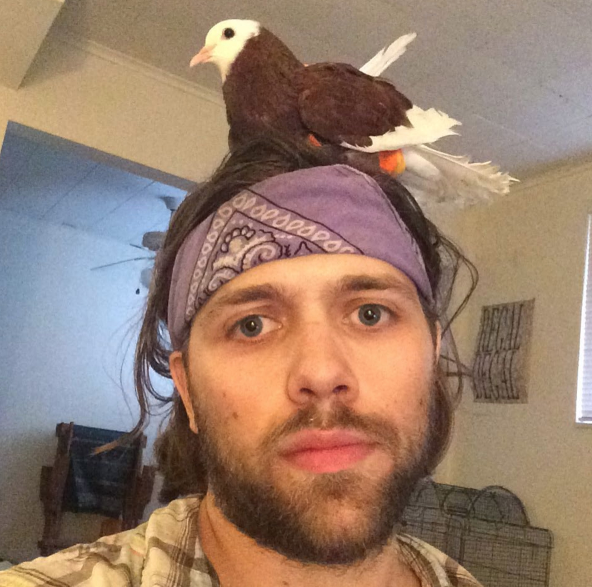
#> input picture ImageAnalysis/Ch1/regs.jpg, 1184 x 1174 px (shown at 1/2 size)
$ python me_bw.py   (older library calls are emulated)
#> lines starting #> are read from the running program, lines starting #| are printed output that depends on the picture
import numpy as np
import scipy.ndimage as ndimage
import scipy.misc as misc
import matplotlib.pyplot as plt
import matplotlib.cm as cm
from scipy.ndimage import filters
import matplotlib.gridspec as gridspec

im = ndimage.imread('regs.jpg', flatten = False)
#> im is the input picture: shape (1174, 1184, 3); mean R, G, B 150.8, 124.4, 107.4
#im = ndimage.interpolation.rotate(im, 270)

imx = np.zeros(im.shape,dtype=np.float64)
filters.sobel(im,1,imx)

imy = np.zeros(im.shape,dtype=np.float64)
filters.sobel(im,0,imy)


magnitude=np.sqrt(imx**2+imy**2)

plt.figure(figsize = (4,4))
gs1 = gridspec.GridSpec(4, 4)
gs1.update(wspace=0.0025, hspace=0.0025)

for i in range(16):
    ax1 = plt.subplot(gs1[i])
    plt.axis('off')
    ax1.set_aspect('equal')

    if i == 0:
        im_plt = ndimage.gaussian_filter(im, sigma = (0, 0, 0), order=0)
        plt.imshow(im_plt,cmap=plt.cm.gray)
    elif i == 1:
        im_plt = ndimage.gaussian_filter(im, sigma = (4, 4, 0), order=0)
        plt.imshow(im_plt,cmap=plt.cm.gray)
    elif i == 2:
        im_plt = ndimage.gaussian_filter(im, sigma = (10, 10, 0), order=0)
        plt.imshow(im_plt,cmap=plt.cm.gray)
    elif i == 3:
        im_plt = ndimage.gaussian_filter(im, sigma = (15, 15, 0), order=0)
        plt.imshow(im_plt,cmap=plt.cm.gray)
    elif i == 4:
        im_plt = ndimage.gaussian_filter(im, sigma = (0, 0, 0), order=1)
        plt.imshow(im_plt,cmap=plt.cm.gray)
    elif i == 5:
        im_plt = ndimage.gaussian_filter(im, sigma = (1.5, 1.5, 0), order=1)
        plt.imshow(im_plt,cmap=plt.cm.gray)
    elif i == 6:
        im_plt = ndimage.gaussian_filter(im, sigma = (2, 2, 0), order=1)
        plt.imshow(im_plt,cmap=plt.cm.gray)
    elif i == 7:
        im_plt = ndimage.gaussian_filter(im, sigma = (5, 5, 0), order=1)
        plt.imshow(im_plt,cmap=plt.cm.gray)
    elif i == 8:
        im_plt = ndimage.gaussian_filter(im, sigma = (0, 0, 0), order=2)
        plt.imshow(im_plt,cmap=plt.cm.gray)
    elif i == 9:
        im_plt = ndimage.gaussian_filter(im, sigma = (1.5, 1.5, 0), order=2)
        plt.imshow(im_plt,cmap=plt.cm.gray)
    elif i == 10:
        im_plt = ndimage.gaussian_filter(im, sigma = (2, 2, 0), order=2)
        plt.imshow(im_plt,cmap=plt.cm.gray)
    elif i == 11:
        im_plt = ndimage.gaussian_filter(im, sigma = (5, 5, 0), order=2)
        plt.imshow(im_plt,cmap=plt.cm.gray)
    elif i == 12:
        im_plt = ndimage.gaussian_filter(im, sigma = (0, 0, 0), order=3)
        plt.imshow(im_plt,cmap=plt.cm.gray)
    elif i == 13:
        im_plt = ndimage.gaussian_filter(im, sigma = (1.5, 1.5, 0), order=3)
        plt.imshow(im_plt,cmap=plt.cm.gray)
    elif i == 14:
        im_plt = ndimage.gaussian_filter(im, sigma = (2, 2, 0), order=3)
        plt.imshow(im_plt,cmap=plt.cm.gray)
    elif i == 15:
        im_plt = ndimage.gaussian_filter(im, sigma = (5, 5, 0), order=3)
        #im_plt = ndimage.filters.gaussian_gradient_magnitude(im, sigma = 5)
        plt.imshow(im_plt,cmap=plt.cm.gray)
    plt.axis('off')
#> this loop made 16 passes
#> pass 3, `im_plt = ndimage.gaussian_filter(im, sigma = (10, 10, 0), order=0)`:
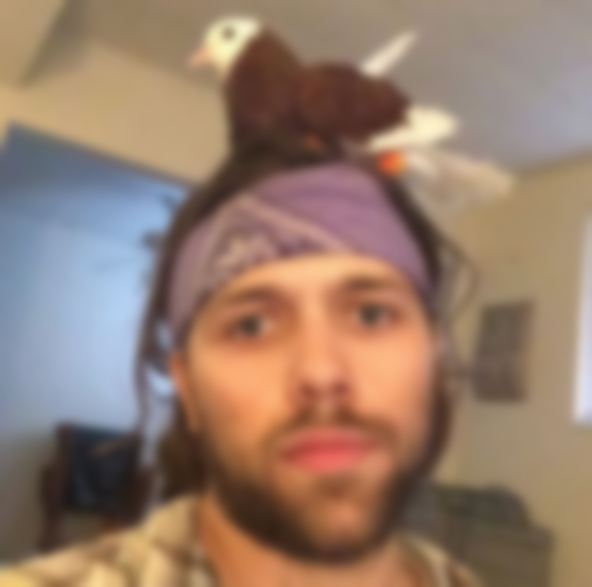
#> im_plt: shape (1174, 1184, 3) (shown at 1/2 size); mean R, G, B 149.8, 123.4, 106.4

plt.savefig("me_bw.png", bbox_inches='tight',dpi = 600, pad_inches = 0.4)
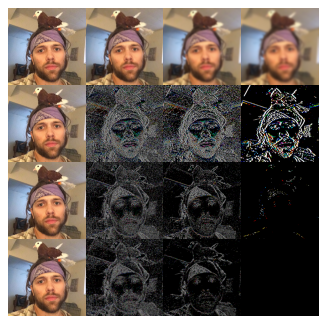
#> figure drawn by matplotlib, 16 panels

$ run again, with ImageAnalysis/Ch1/me.jpg copied over ImageAnalysis/Ch1/regs.jpg
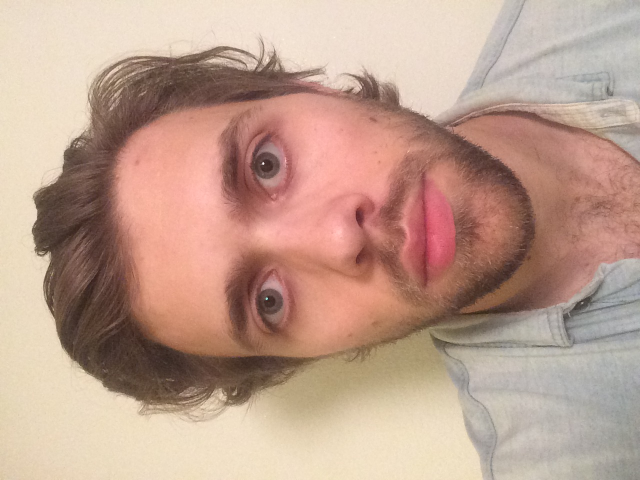
#> input picture ImageAnalysis/Ch1/me.jpg, 1280 x 960 px (shown at 1/2 size)
#> im is the input picture: shape (960, 1280, 3); mean R, G, B 191, 158.8, 142.7
#> the loop `for i in range(16):` made 16 passes
#> pass 3, `im_plt = ndimage.gaussian_filter(im, sigma = (10, 10, 0), order=0)`:
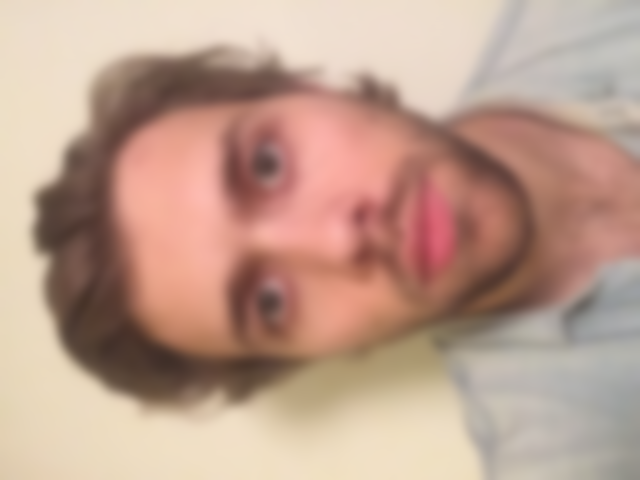
#> im_plt: shape (960, 1280, 3) (shown at 1/2 size); mean R, G, B 190, 157.8, 141.7

$ run again, with ImageAnalysis/Ch1/pil_im.jpg copied over ImageAnalysis/Ch1/regs.jpg
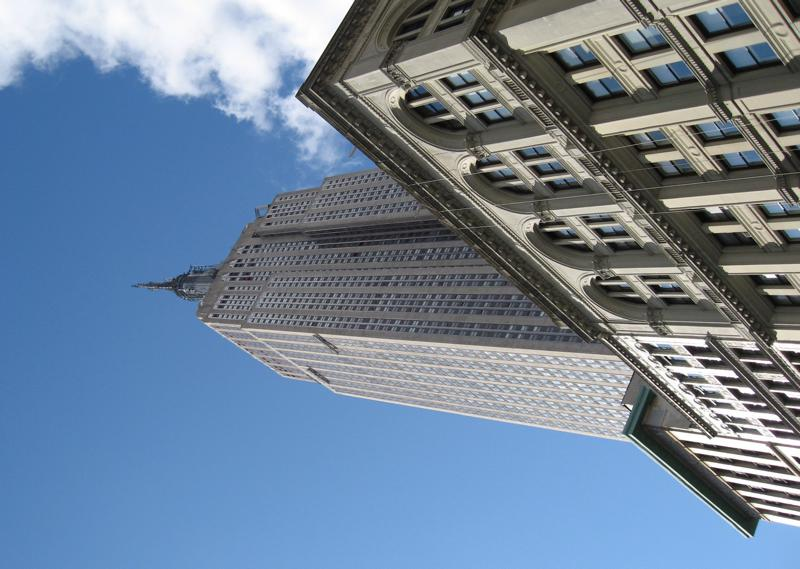
#> input picture ImageAnalysis/Ch1/pil_im.jpg, 800 x 569 px
#> im is the input picture: shape (569, 800, 3); mean R, G, B 111.8, 131.7, 154
#> the loop `for i in range(16):` made 16 passes
#> pass 2, `im_plt = ndimage.gaussian_filter(im, sigma = (4, 4, 0), order=0)`:
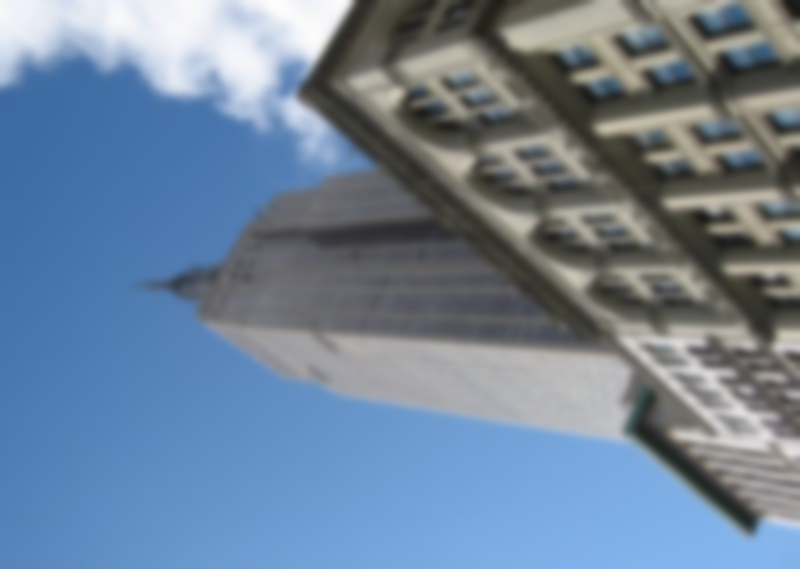
#> im_plt: shape (569, 800, 3); mean R, G, B 110.8, 130.7, 153
#> pass 3, `im_plt = ndimage.gaussian_filter(im, sigma = (10, 10, 0), order=0)`:
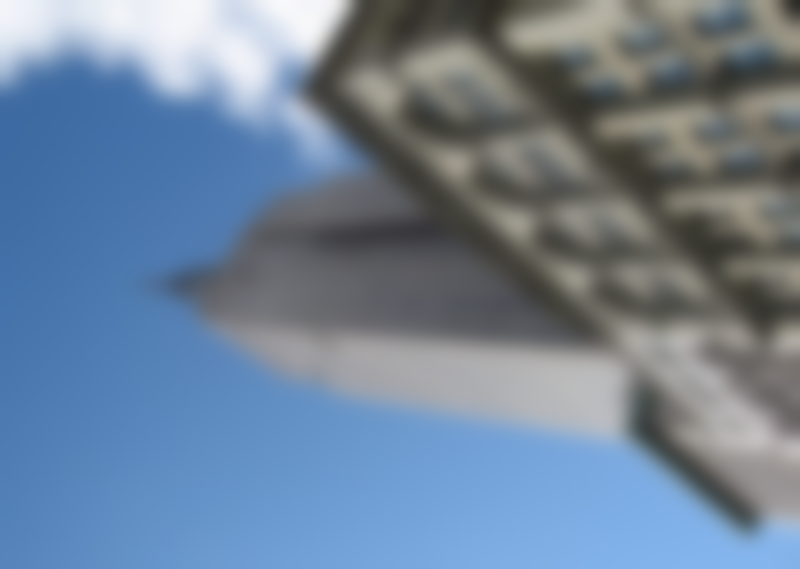
#> im_plt: shape (569, 800, 3); mean R, G, B 110.8, 130.7, 153

$ run again, with ImageAnalysis/Ch1/me.png saved as ImageAnalysis/Ch1/regs.jpg
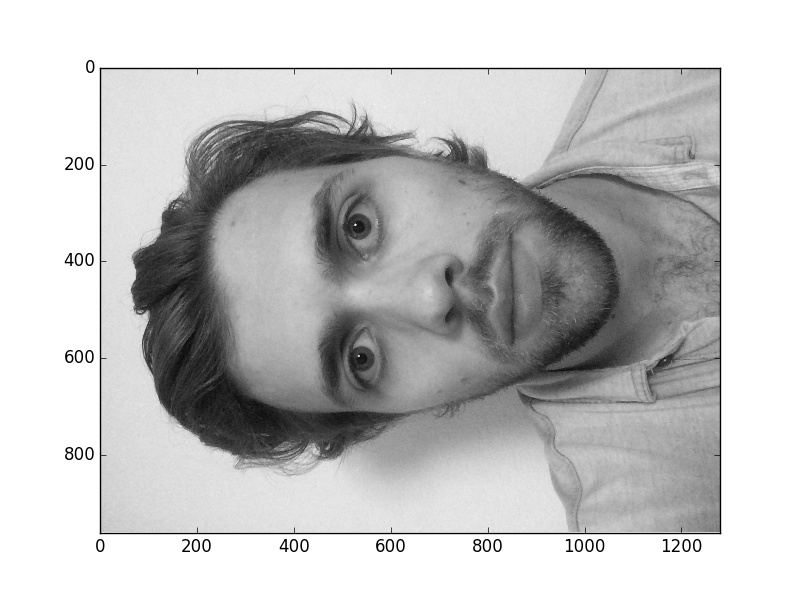
#> input picture ImageAnalysis/Ch1/me.png, 800 x 600 px
#> im is the input picture: shape (600, 800, 3); min 0, max 255, mean 194.1
#> the loop `for i in range(16):` made 16 passes
#> pass 2, `im_plt = ndimage.gaussian_filter(im, sigma = (4, 4, 0), order=0)`:
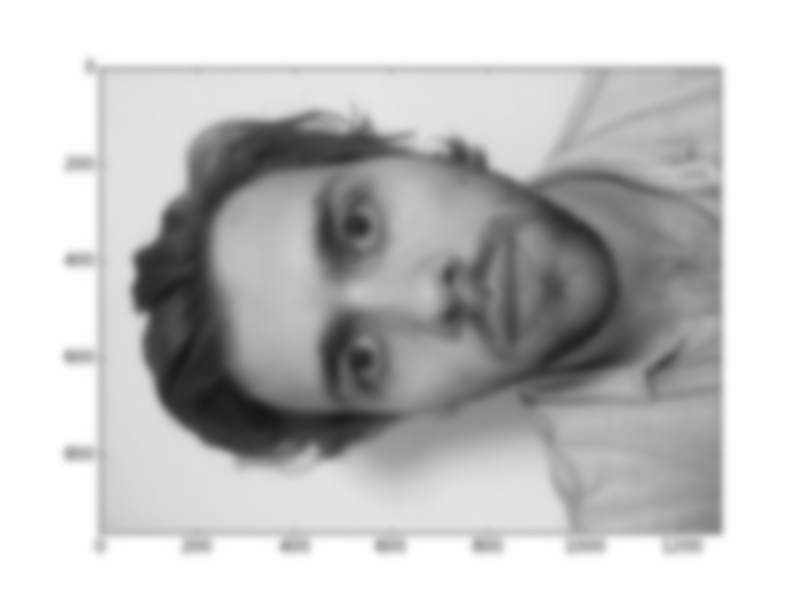
#> im_plt: shape (600, 800, 3); min 23, max 255, mean 193.4
#> pass 3, `im_plt = ndimage.gaussian_filter(im, sigma = (10, 10, 0), order=0)`:
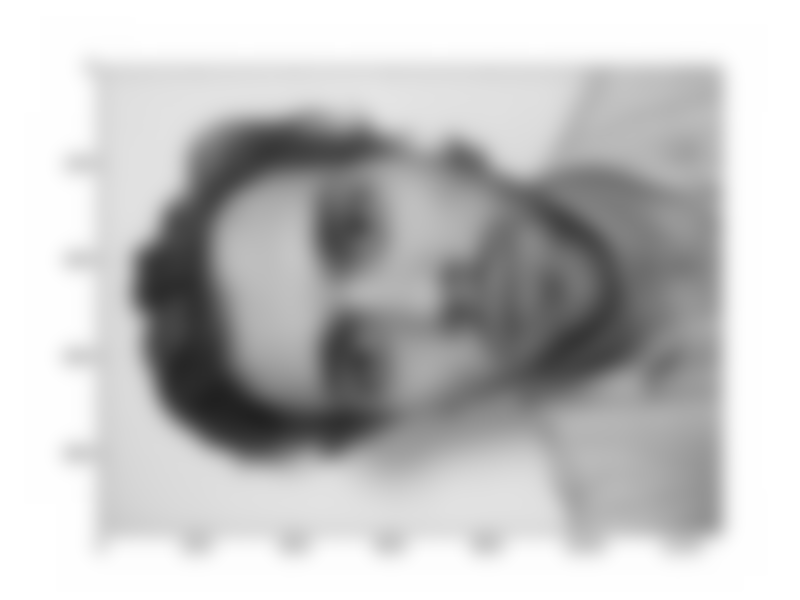
#> im_plt: shape (600, 800, 3); min 32, max 255, mean 193.2
